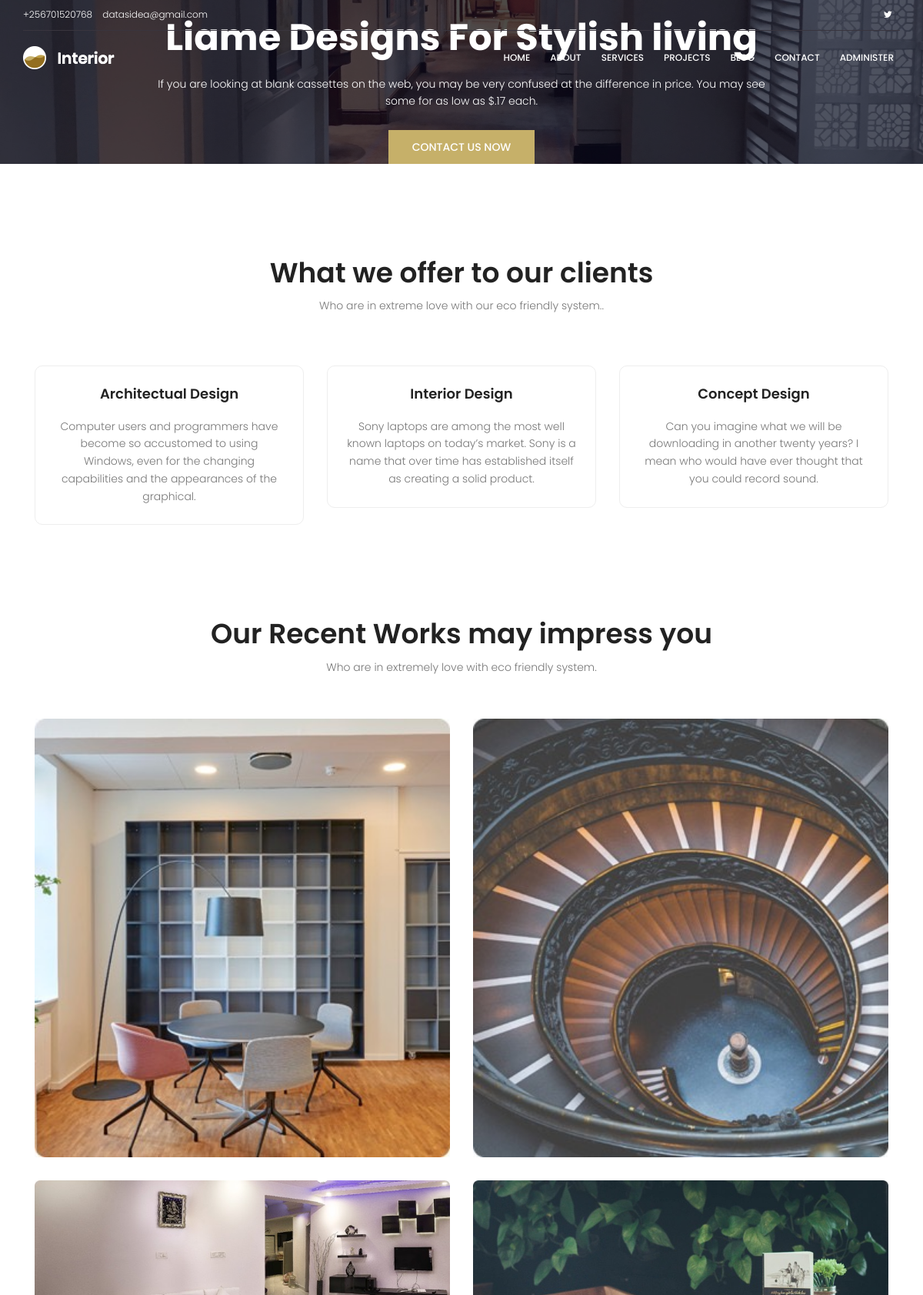
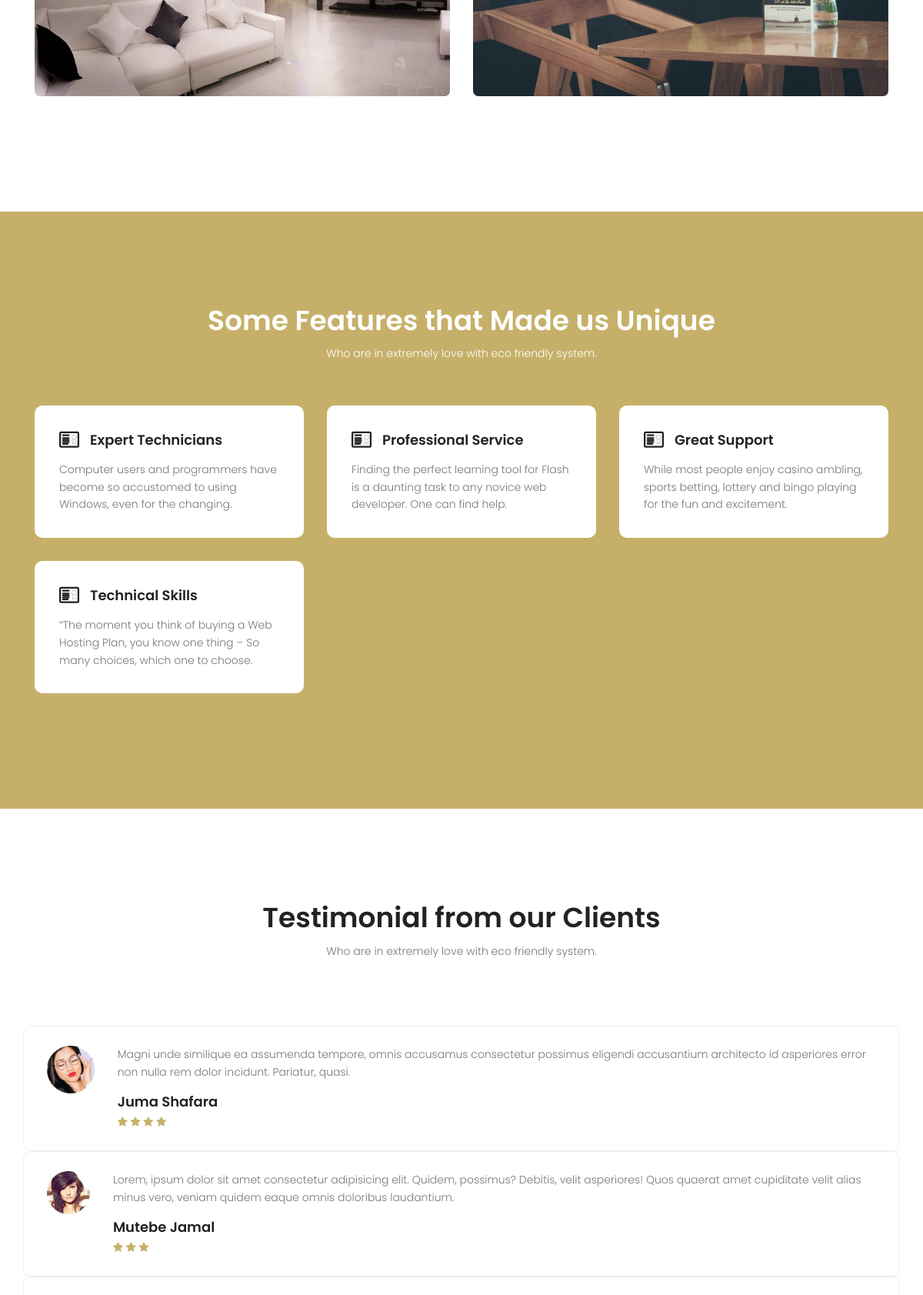
The page / (upper part) on the database its author committed (2 pictures, top to bottom).
### index/models.py (models this page shows, shortened)
class CompanyInfo(models.Model):
    logo = models.ImageField(upload_to='logos', default='logo.png')
    name = models.CharField(max_length=122, default='Liame Designs')
    telephone = models.CharField(max_length=50, default='000000000000')
    support_email = models.CharField(max_length=50, default='XXXXXXXXXXXXXXXXXXXXXXXX')
    address = models.CharField(max_length=50, default='No address')
    introductory_video = models.CharField(max_length=122, default='Introductory Video')
    google_map = models.TextField(default='No google map')
    home_page_highlight = models.CharField(max_length=122, default='Precise concept design for stylish living')
    home_page_description = models.TextField(default='If you are looking at blank cassettes on the web, you may be very confused at the difference in price. You may see some for as low as $.17 each.')
    about_us_highlight = models.CharField(max_length=122, default='About Us')
    about_us_description = models.TextField(default='If you are looking at blank cassettes on the web, you may be very confused at the difference in price. You may see some for as low as $.17 each.')
    services_highlight = models.CharField(max_length=122, default='Services')
    services_description = models.TextField(default='If you are looking at blank cassettes on the web, you may be very confused at the difference in price. You may see some for as low as $.17 each.')
    projects_highlight = models.CharField(max_length=122, default='Projects')
    projects_description = models.TextField(default='If you are looking at blank cassettes on the web, you may be very confused at the difference in price. You may see some for as low as $.17 each.')
    blog_highlight = models.CharField(max_length=122, default='Blog')
    blog_description = models.TextField(default='If you are looking at blank cassettes on the web, you may be very confused at the difference in price. You may see some for as low as $.17 each.')
    quote_highlight = models.CharField(max_length=122, default='Request for quote')
    quote_description = models.TextField(default="One of our services")

class Contact(models.Model):
    icon = models.CharField(max_length=122, default='contact')
    name = models.CharField(max_length=122)
    contact = models.CharField(max_length=122)

class Service(models.Model):
    name = models.CharField(max_length=122, default='Service')
    description = models.TextField(default="One of our services")

class Portfolio(models.Model):
    image = models.ImageField(upload_to='portfolio')
    name = models.CharField(max_length=122, default='Portfolio')
    description = models.TextField(default='No description')
    rating = models.IntegerField(default=0)
    client = models.CharField(max_length=50, default='Private')
    url = models.CharField(max_length=100, default='No url')
    completed = models.DateField(null=True, blank=True, default=None)

class Feature(models.Model):
    icon = models.CharField(max_length=122, default='icon' )
    name = models.CharField(max_length=122, default='Feature')
    description = models.TextField(default='No description')

class Testimonial(models.Model):
    name = models.CharField(max_length=122)
    image = models.ImageField(upload_to='testimonials')
    testimony = models.TextField()
    rating = models.IntegerField(default=0)

### index/views.py (the view)
# urls.py: 2. Add a URL to urlpatterns:  path('', views.home, name='home')
def home(request):
    services = Service.objects.all()
    contacts = Contact.objects.all()
    features = Feature.objects.all()
    partners = Partner.objects.all()
    portfolios = Portfolio.objects.all()
    testimonials = Testimonial.objects.all()
    faqs = FrequentlyAskedQuestion.objects.all()
    companyinfo = CompanyInfo.objects.get(
        name="Liame Designs")
    blogs = Blog.objects.all().order_by('-pk')[:6]
    context = {
        'faqs': faqs,
        'blogs': blogs,
        'services': services,
        'contacts': contacts,
        'features': features,
        'partners': partners,
        'portfolios': portfolios,
        'companyinfo': companyinfo,
        'testimonials': testimonials,
    }
    template_name = 'index/home.html'
    return render(request=request,
                  template_name=template_name,
                  context=context)

### blog/models.py (called while the page is built)
    def __str__(self):
        return self.name

### index/templatetags/index_extras.py (called while the page is built)
def integer_range(value):
    return range(1, value + 1)

### index/templates/index/home.html (shortened to what this page needs)
{% extends 'base.html' %}
{% load static %}
{% load index_extras %}
{% block content %}
<section class="banner-area relative" id="home">
  <div class="overlay overlay-bg"></div>
  <div class="container">
    <div
      class="row fullscreen d-flex justify-content-center align-items-center"
    >
      <div class="banner-content col-lg-9 col-md-12 justify-content-center">
        <h1>{{ companyinfo.home_page_highlight }}</h1>
        <p class="text-white mx-auto">
          {{ companyinfo.home_page_description }}
        </p>
        <a
          href="{% url 'index:contact' %}"
          class="primary-btn header-btn text-uppercase mt-10"
          >Contact Us Now</a
        >
      </div>
    </div>
  </div>
</section>
<section class="service-area section-gap" id="service">
  <div class="container">
    <div class="row justify-content-center">
      <div class="col-md-12 pb-50 header-text text-center">
        <h1 class="mb-10">What we offer to our clients</h1>
        <p>Who are in extreme love with our eco friendly system..</p>
      </div>
    </div>
    <div class="row">
      {% for service in services %}
      <div class="col-lg-4">
        <div class="single-service">
          <a href="#"><h4>{{service.name}}</h4></a>
          <p>{{service.description}}</p>
        </div>
      </div>
      {% endfor %}
    </div>
  </div>
</section>
<section class="gallery-area pb-120">
  <div class="container">
    <div class="row d-flex justify-content-center">
      <div class="col-md-12 pb-40 header-text text-center">
        <h1 class="pb-10">Our Recent Works may impress you</h1>
        <p>Who are in extremely love with eco friendly system.</p>
      </div>
    </div>
    <div class="row">
      {% for portfolio in portfolios %}
      <div class="col-lg-6">
        <div class="single-gallery">
          <div class="content">
            <a
              href="{% url 'index:portfolio_details' portfolio.id %}"
              target="_blank"
            >
              <img
                class="content-image img-fluid d-block mx-auto"
                src="{{portfolio.image.url}}"
                alt=""
              />
            </a>
          </div>
        </div>
      </div>
      {% endfor %}
    </div>
  </div>
</section>
<section class="feature-area section-gap">
  <div class="container">
    <div class="row d-flex justify-content-center">
      <div class="col-md-12 pb-40 header-text text-center">
        <h1 class="pb-10 text-white">Some Features that Made us Unique</h1>
        <p class="text-white">
          Who are in extremely love with eco friendly system.
        </p>
      </div>
    </div>
    <div class="row">
      {% for feature in features %}
      <div class="col-lg-4 col-md-6">
        <div class="single-feature">
          <a href="#" class="title d-flex flex-row align-items-center">
            <span class="lnr lnr-license"></span>
            <h4>{{ feature.name }}</h4>
          </a>
          <p>{{feature.description}}</p>
        </div>
      </div>
      {% endfor %}
    </div>
  </div>
</section>
<section class="testimonial-area pt-120">
  <div class="container">
    <div class="row d-flex justify-content-center">
      <div class="menu-content pb-70 col-lg-8">
        <div class="title text-center">
          <h1 class="mb-10">Testimonial from our Clients</h1>
          <p>Who are in extremely love with eco friendly system.</p>
        </div>
      </div>
    </div>
    <div class="row">
      <div class="active-testimonial-carusel">
        {% for testimonial in testimonials %}
        <div class="single-testimonial item d-flex flex-row">
          <div class="thumb">
            <img class="img-fluid" src="{{testimonial.image.url}}" alt="" />
          </div>
          <div class="desc">
            <p>{{testimonial.testimony}}</p>
            <h4 mt-30>{{testimonial.name}}</h4>
            <div class="star">
              {% for star in testimonial.rating|integer_range%}
              <span class="fa fa-star checked"></span>
              {% endfor %}
            </div>
          </div>
        </div>
        {% endfor %}
      </div>
    </div>
  </div>
</section>
{% endblock content%}

### templates/base.html (shortened to what this page needs)
{% load static %}
<!DOCTYPE html>
<html lang="en" class="no-js">
  <head>
    <link rel="stylesheet" href="{% static 'css/linearicons.css' %} " />
    <link rel="stylesheet" href="{% static 'css/font-awesome.min.css' %} " />
    <link rel="stylesheet" href="{% static 'css/bootstrap.css' %} " />
    <link rel="stylesheet" href="{% static 'css/magnific-popup.css' %} " />
    <link rel="stylesheet" href="{% static 'css/nice-select.css' %} " />
    <link rel="stylesheet" href="{% static 'css/animate.min.css' %} " />
    <link rel="stylesheet" href="{% static 'css/owl.carousel.css' %} " />
    <link rel="stylesheet" href="{% static 'css/main.css' %} " />
  </head>
  <body>
    <header id="header" id="home">
      <div class="header-top">
        <div class="container">
          <div class="row">
            <div class="col-lg-6 col-sm-6 col-4 header-top-left no-padding">
              <a href="tel:{{companyinfo.telephone}}"
                >{{companyinfo.telephone}}</a
              >
              <a href="mailto:{{companyinfo.support_email}}"
                >{{companyinfo.support_email}}</a
              >
            </div>
            <div class="col-lg-6 col-sm-6 col-8 header-top-right no-padding">
              <ul>
                {% for contact in contacts %}
                <li>
                  <a href="{{contact.contact}}" target="_blank"
                    ><i class="{{contact.icon}}"></i
                  ></a>
                </li>
                {% endfor %}
              </ul>
            </div>
          </div>
        </div>
      </div>
      <div class="container main-menu">
        <div class="row align-items-center justify-content-between d-flex">
          <div id="logo">
            <a href="/"
              ><img src="{{companyinfo.logo.url}}" alt="" title=""
            /></a>
          </div>
          <nav id="nav-menu-container">
            <ul class="nav-menu">
              <li class="menu-active"><a href="/">Home</a></li>
              <li><a href="{% url 'index:about' %}">About</a></li>
              <li><a href="{% url 'index:services' %}">Services</a></li>
              <li><a href="{% url 'index:portfolio' %}">Projects</a></li>
              <li class="">
                <a href="{% url 'blog:blogs' %}">Blog</a>
              </li>
              <li><a href="{% url 'index:contact' %}">Contact</a></li>
              <li><a href="/admin" target="_blank">Administer</a></li>
            </ul>
          </nav>
        </div>
      </div>
    </header>
    {% block content %}{% endblock content%}
  </body>
</html>

### rows shown on the page
CompanyInfo: telephone "+256701520768", support_email "datasidea@gmail.com", logo (picture), home_page_highlight "Liame Designs For Stylish living", home_page_description "If you are looking at blank cassettes on the web, you may be very confused at the difference in price. You may see some for as low as $.17 each."
Service: name "Architectual Design", description "Computer users and programmers have become so accustomed to using Windows, even for the changing capabilities and the appearances of the graphical."
Service: name "Interior Design", description "Sony laptops are among the most well known laptops on today’s market. Sony is a name that over time has established itself as creating a solid product."
Service: name "Concept Design", description "Can you imagine what we will be downloading in another twenty years? I mean who would have ever thought that you could record sound."
Portfolio: image (picture)
Portfolio: image (picture)
Portfolio: image (picture)
Portfolio: image (picture)
Feature: name "Expert Technicians", description "Computer users and programmers have become so accustomed to using Windows, even for the changing."
Feature: name "Professional Service", description "Finding the perfect learning tool for Flash is a daunting task to any novice web developer. One can find help."
Feature: name "Great Support", description "While most people enjoy casino ambling, sports betting, lottery and bingo playing for the fun and excitement."
Feature: name "Technical Skills", description "“The moment you think of buying a Web Hosting Plan, you know one thing – So many choices, which one to choose."
Testimonial: image (picture), testimony "Magni unde similique ea assumenda tempore, omnis accusamus consectetur possimus eligendi accusantium architecto id asperiores error non nulla rem dolor incidunt. Pariatur, quasi.", name "Juma Shafara", rating 4 (drawn)
Testimonial: image (picture), testimony "Lorem, ipsum dolor sit amet consectetur adipisicing elit. Quidem, possimus? Debitis, velit asperiores! Quos quaerat amet cupiditate velit alias minus vero, veniam quidem eaque omnis doloribus laudantium.", name "Mutebe Jamal", rating 3 (drawn)
